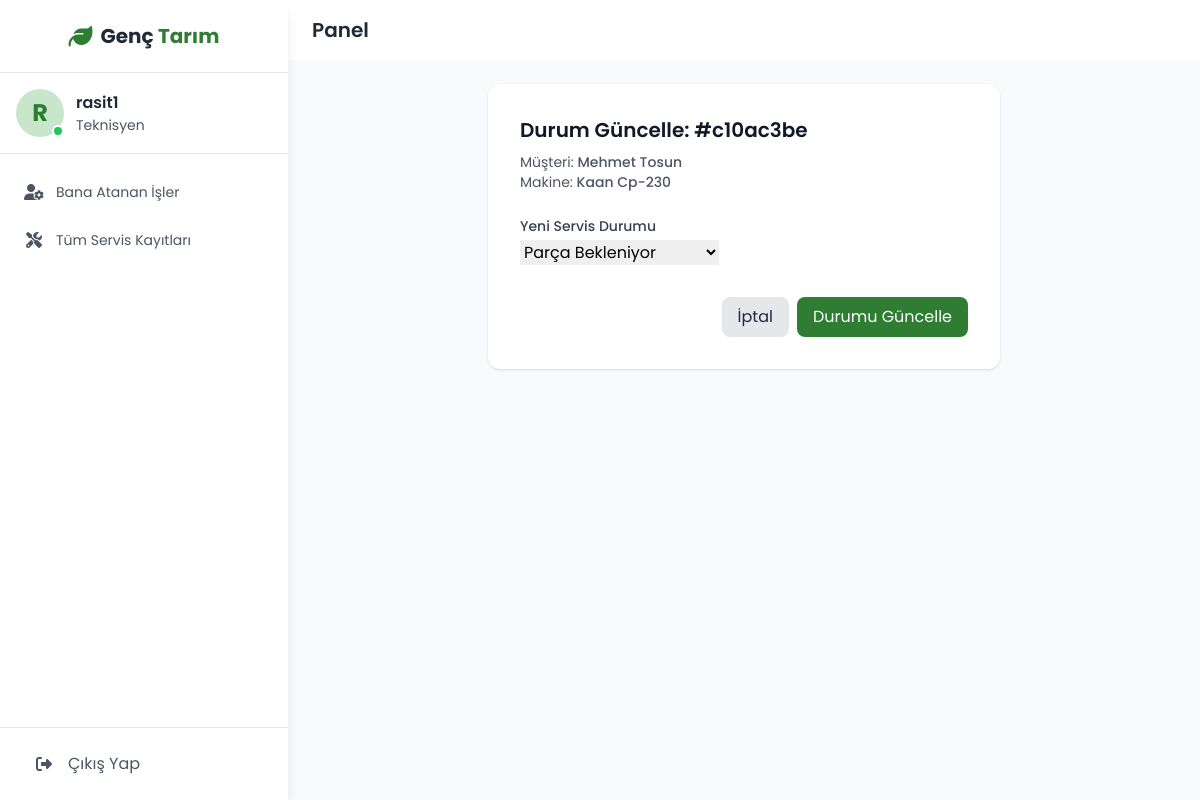
The app's page /service/208/update-status/ (signed in) with its own data.
### service/models.py (models this page shows, shortened)
class ServiceRecord(models.Model):
    STATUS_CHOICES = [
        ('ACCEPTED', 'Kabul Edildi'),
        ('DIAGNOSIS', 'Arıza Tespiti Yapılıyor'),
        ('WAITING_FOR_PART', 'Parça Bekleniyor'),
        ('IN_REPAIR', 'Onarımda'),
        ('REPAIRED', 'Onarım Tamamlandı'),
        ('DELIVERED', 'Müşteriye Teslim Edildi'),
        ('CANCELLED', 'İptal Edildi'),
    ]
    service_id = models.UUIDField(default=uuid.uuid4, editable=False, unique=True, verbose_name="Servis ID")
    customer = models.ForeignKey(Customer, on_delete=models.PROTECT, verbose_name="Müşteri")
    assigned_to = models.ForeignKey(User, on_delete=models.SET_NULL, null=True, blank=True, verbose_name="Atanan Personel")
    status = models.CharField(max_length=20, choices=STATUS_CHOICES, default='ACCEPTED', verbose_name="Servis Durumu")
    machine_brand = models.CharField(max_length=100, verbose_name="Makine Markası")
    machine_model = models.CharField(max_length=100, verbose_name="Makine Modeli")
    serial_number = models.CharField(max_length=100, blank=True, verbose_name="Seri Numarası")
    customer_complaint = models.TextField(verbose_name="Müşteri Şikayeti")
    technician_notes = models.TextField(blank=True, verbose_name="Teknisyen Notları / Yapılan İşlemler")
    barcode_image = models.ImageField(upload_to='service_barcodes/', blank=True, null=True, verbose_name="Servis Barkod Resmi")
    labor_cost = models.DecimalField(max_digits=10, decimal_places=2, blank=True, default=0, verbose_name="İşçilik Ücreti")
    kdv_rate = models.DecimalField(
        max_digits=5, decimal_places=2, default=20.00, blank=True,
        verbose_name="KDV Oranı (%)"
    )
    created_at = models.DateTimeField(auto_now_add=True, verbose_name="Kabul Tarihi")
    updated_at = models.DateTimeField(auto_now=True, verbose_name="Son Güncelleme")
    completed_at = models.DateTimeField(null=True, blank=True, verbose_name="Tamamlanma Tarihi")
    class Meta:
        verbose_name = "Servis Kaydı"
        verbose_name_plural = "Servis Kayıtları"
        ordering = ['-created_at']

### customers/models.py (models this page shows, shortened)
class Customer(models.Model):
    class CustomerType(models.TextChoices):
        INDIVIDUAL = 'INDIVIDUAL', _('Bireysel')
        CORPORATE = 'CORPORATE', _('Kurumsal')
    customer_type = models.CharField(
        max_length=10,
        choices=CustomerType.choices,
        default=CustomerType.INDIVIDUAL,
        verbose_name=_('Müşteri Tipi')
    )
    first_name = models.CharField(max_length=100, blank=True, verbose_name="Adı")
    last_name = models.CharField(max_length=100, blank=True, verbose_name="Soyadı")
    tckn = models.CharField(
        max_length=11,
        blank=True,
        verbose_name="T.C. Kimlik Numarası",
        help_text="Bireysel müşteriler için 11 haneli T.C. Kimlik Numarası."
    )
    company_name = models.CharField(max_length=200, blank=True, verbose_name="Firma Ticari Ünvanı")
    tax_office = models.CharField(max_length=100, blank=True, verbose_name="Vergi Dairesi")
    tax_number = models.CharField(
        max_length=10,
        blank=True,
        verbose_name="Vergi Kimlik Numarası (VKN)",
        help_text="Kurumsal müşteriler için 10 haneli Vergi Numarası."
    )
    contact_person = models.CharField(max_length=150, blank=True, verbose_name="Yetkili Kişi (Kurumsal için)")
    email = models.EmailField(max_length=254, blank=True)
    phone_number = models.CharField(max_length=20, blank=True, verbose_name="Telefon Numarası")
    address = models.TextField(blank=True, verbose_name="Adres")
    notes = models.TextField(blank=True, verbose_name="Müşteri Hakkında Notlar")
    is_active = models.BooleanField(default=True, verbose_name="Aktif mi?")
    created_at = models.DateTimeField(auto_now_add=True, verbose_name="Oluşturulma Tarihi")
    updated_at = models.DateTimeField(auto_now=True, verbose_name="Güncellenme Tarihi")
    class Meta:
        verbose_name = "Müşteri"
        verbose_name_plural = "Müşteriler"
        ordering = ['-created_at']
        indexes = [
            models.Index(fields=['first_name', 'last_name']),
            models.Index(fields=['company_name']),
        ]
    def __str__(self):
        if self.customer_type == 'INDIVIDUAL':
            return f"{self.first_name} {self.last_name}".strip()
        return self.company_name.strip()
    class Meta:
        verbose_name = _('Müşteri')
        verbose_name_plural = _('Müşteriler')

### service/views.py (the view, shortened to what this page needs)
# urls.py: path('<int:pk>/update-status/', ServiceRecordStatusUpdateView.as_view(), name='servicerecord_update_status'),
class ServiceRecordStatusUpdateView(LoginRequiredMixin, PermissionRequiredMixin, SuccessMessageMixin, UpdateView):
    model = ServiceRecord
    form_class = ServiceStatusUpdateForm
    template_name = 'service/servicerecord_status_update.html'
    permission_required = 'service.change_servicerecord'
    success_message = "Servis durumu başarıyla güncellendi."
    def get_context_data(self, **kwargs):
        context = super().get_context_data(**kwargs)
        context['page_title'] = f"Durum Güncelle: #{str(self.object.service_id)[:8]}"
        return context

### service/forms.py
class ServiceStatusUpdateForm(forms.ModelForm):
    class Meta:
        model = ServiceRecord
        fields = ['status']
        labels = {'status': 'Yeni Servis Durumu'}

### gem/service/templates/service/servicerecord_status_update.html (shortened to what this page needs)
{% extends 'base.html' %}
{% block content %}
<div class="bg-white p-8 rounded-xl shadow max-w-lg mx-auto">
    <h1 class="text-xl font-semibold text-gray-900 mb-2">{{ page_title }}</h1>
    <p class="text-sm text-gray-600 mb-6">
        Müşteri: <strong class="font-medium">{{ object.customer }}</strong> <br>
        Makine: <strong class="font-medium">{{ object.machine_brand }} {{ object.machine_model }}</strong>
    </p>
    <form method="post">
        <div>
            <label for="{{ form.status.id_for_label }}" class="block text-gray-700 text-sm font-medium mb-1">{{ form.status.label }}</label>
            {{ form.status }}
        </div>
        <div class="mt-8 flex justify-end gap-2">
            <a href="{% url 'service:servicerecord_detail' pk=object.pk %}" class="bg-gray-200 hover:bg-gray-300 text-gray-800 px-4 py-2 rounded-lg transition-all">İptal</a>
            <button type="submit" class="bg-primary hover:bg-dark text-white px-4 py-2 rounded-lg transition-all">Durumu Güncelle</button>
        </div>
    </form>
</div>
{% endblock %}

### templates/base.html (shortened to what this page needs)
{% load static %}
<!DOCTYPE html>
<html lang="tr" class="h-full bg-gray-50">
<head>
    <script src="https://cdn.tailwindcss.com"></script>
    <link rel="stylesheet" href="https://cdnjs.cloudflare.com/ajax/libs/font-awesome/6.4.0/css/all.min.css">
</head>
<body class="h-full">
    {% if user.is_authenticated %}
    <div class="flex h-screen">
        <div id="sidebar" class="sidebar bg-white w-64 md:w-72 flex-col shadow-lg z-20 hidden md:flex">
            <div class="flex items-center justify-center py-5 border-b border-gray-200">
                <a href="{% url 'accounts:dashboard_redirect' %}" class="flex items-center space-x-2">
                    <i class="fas fa-leaf text-2xl text-primary"></i>
                    <h1 class="text-xl font-bold text-gray-800">Genç <span class="text-primary">Tarım</span></h1>
                </a>
            </div>
            <div class="p-4 flex items-center space-x-3 border-b border-gray-200">
                <div class="relative">
                    <div class="w-12 h-12 rounded-full bg-light flex items-center justify-center">
                        <span class="text-2xl font-bold text-primary">{{ user.username.0|upper }}</span>
                    </div>
                    <span class="absolute bottom-0 right-0 w-3 h-3 bg-green-500 rounded-full border-2 border-white"></span>
                </div>
                <div>
                    <h3 class="font-semibold text-gray-800">{{ user.get_full_name|default:user.username }}</h3>
                    <p class="text-sm text-gray-600">{% if user.is_superuser %}Yönetici{% elif user.groups.all.0.name == 'Teknisyen' %}Teknisyen{% else %}Personel{% endif %}</p>
                </div>
            </div>
            <nav class="flex-1 py-4">
    <ul class="space-y-1 px-2">
    {% if user.is_superuser %}
        <li><h3 class="px-4 mt-2 mb-2 text-xs font-semibold text-gray-400 uppercase tracking-wider">Yönetim</h3></li>
        <li><a href="{% url 'dashboard:index' %}" class="nav-link"><i class="fas fa-tachometer-alt fa-fw mr-3"></i><span class="text-sm">Pano</span></a></li>
        <li><a href="{% url 'service:servicerecord_list' %}" class="nav-link"><i class="fas fa-tools fa-fw mr-3"></i><span class="text-sm">Servis Yönetimi</span></a></li>
        <li><a href="{% url 'customers:customer_list' %}" class="nav-link"><i class="fas fa-users fa-fw mr-3"></i><span class="text-sm">Müşteriler</span></a></li>
        <li><a href="{% url 'inventory:reports_page' %}" class="nav-link"><i class="fas fa-chart-line fa-fw mr-3"></i><span class="text-sm">Raporlar</span></a></li>
        <li><h3 class="px-4 mt-4 mb-2 text-xs font-semibold text-gray-400 uppercase tracking-wider">Satış Yönetimi</h3></li>
        <li><a href="{% url 'sales:pos_terminal' %}" class="nav-link"><i class="fas fa-cash-register fa-fw mr-3"></i><span class="text-sm">Satış Ekranı</span></a></li>
        <li><a href="{% url 'sales:sale_history_list' %}" class="nav-link"><i class="fas fa-history fa-fw mr-3"></i><span class="text-sm">Satış Geçmişi</span></a></li>
        <li><h3 class="px-4 mt-4 mb-2 text-xs font-semibold text-gray-400 uppercase tracking-wider">Veri Yönetimi</h3></li>
        <li><a href="{% url 'inventory:product_list' %}" class="nav-link"><i class="fas fa-box fa-fw mr-3"></i><span class="text-sm">Ürünler</span></a></li>
        {% if perms.inventory.view_category %}
        <li><a href="{% url 'inventory:category_list' %}" class="nav-link"><i class="fas fa-sitemap fa-fw mr-3"></i><span class="text-sm">Kategoriler</span></a></li>
        {% endif %}
        <li><h3 class="px-4 mt-4 mb-2 text-xs font-semibold text-gray-400 uppercase tracking-wider">Kullanıcı İşlemleri</h3></li>
        <li><a href="{% url 'accounts:user_add' %}" class="nav-link"><i class="fas fa-users-cog fa-fw mr-3"></i><span class="text-sm">Yeni Kullanıcı Ekle</span></a></li>
        <li><a href="{% url 'accounts:user_list' %}" class="nav-link"><i class="fas fa-users-cog fa-fw mr-3"></i><span class="text-sm">Kullanıcıları Yönet</span></a></li>
        <li><a href="{% url 'accounts:group_list' %}" class="nav-link"><i class="fas fa-user-shield fa-fw mr-3"></i><span class="text-sm">Gruplar & Yetkiler</span></a></li>
        <li><a href="{% url 'logs:log_list' %}" class="nav-link"><i class="fas fa-history fa-fw mr-3"></i><span class="text-sm">Aktivite Kayıtları</span></a></li>
        <li><a href="{% url 'backups:backup_management' %}" class="nav-link"><i class="fas fa-database fa-fw mr-3"></i><span class="text-sm">Yedekleme</span></a></li>
    {% elif 'Teknisyen' in user.groups.all|join:", " %}
        <li><a href="{% url 'service:technician_dashboard' %}" class="nav-link"><i class="fas fa-user-cog fa-fw mr-3"></i><span class="text-sm">Bana Atanan İşler</span></a></li>
        <li><a href="{% url 'service:servicerecord_list' %}" class="nav-link"><i class="fas fa-tools fa-fw mr-3"></i><span class="text-sm">Tüm Servis Kayıtları</span></a></li>
    {% else %}
        <li><a href="{% url 'dashboard:index' %}" class="nav-link"><i class="fas fa-tachometer-alt fa-fw mr-3"></i><span class="text-sm">Pano</span></a></li>
    {% endif %}
</ul>
</nav>
            <div class="p-4 border-t border-gray-200">
                <a href="{% url 'accounts:logout' %}" class="flex items-center px-4 py-2 text-gray-600 hover:bg-gray-100 rounded-lg">
                    <i class="fas fa-sign-out-alt w-6 text-center mr-3"></i>
                    <span>Çıkış Yap</span>
                </a>
            </div>
        </div>
        <div class="flex-1 flex flex-col overflow-hidden">
            <header class="bg-white shadow-sm">
                <div class="flex items-center justify-between px-6 py-4">
                    <div class="flex items-center">
                        <h2 class="text-xl font-semibold text-gray-800">{% block page_title %}Panel{% endblock %}</h2>
                    </div>
                </div>
            </header>
            <main class="flex-1 overflow-y-auto p-6 bg-gray-50">
                {% block content %}{% endblock %}
            </main>
        </div>
    </div>
    {% else %}
    <div class="flex h-screen">
        {% block guest_content %}
        {% endblock guest_content %}
    </div>
    {% endif %}
</body>
</html>

### templates/base.html (style rules this page uses)
body { font-family: 'Poppins', sans-serif; background-color: #f5f7fa; }
.sidebar { transition: all 0.3s ease; }
.nav-link { display: flex; align-items: center; padding: 0.75rem 1rem; color: #4b5563; border-radius: 0.5rem; transition: all 0.2s ease; }

### records on screen
ServiceRecord: customer "Mehmet Tosun", machine_brand "Kaan", machine_model "Cp-230", status "Parça Bekleniyor"

### other values on screen
{{ user.username.0|upper }} "R"
{{ user.get_full_name|default:user.username }} "rasit1"
{{ page_title }} "Durum Güncelle: #c10ac3be"
